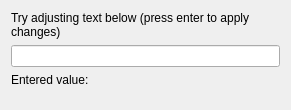
<?xml version="1.0" encoding="UTF-8"?>
<ui version="4.0">
 <class>Form</class>
 <widget class="QWidget" name="Form">
  <property name="geometry">
   <rect>
    <x>0</x>
    <y>0</y>
    <width>291</width>
    <height>110</height>
   </rect>
  </property>
  <property name="windowTitle">
   <string>Form</string>
  </property>
  <layout class="QVBoxLayout" name="verticalLayout">
   <item>
    <widget class="QLabel" name="label_2">
     <property name="sizePolicy">
      <sizepolicy hsizetype="Preferred" vsizetype="Minimum">
       <horstretch>0</horstretch>
       <verstretch>0</verstretch>
      </sizepolicy>
     </property>
     <property name="text">
      <string>Try adjusting text below (press enter to apply changes)</string>
     </property>
     <property name="wordWrap">
      <bool>true</bool>
     </property>
    </widget>
   </item>
   <item>
    <widget class="CLineEdit" name="CLineEdit">
     <property name="channel" stdset="0">
      <string notr="true">DemoDevice/Settings#Demo</string>
     </property>
    </widget>
   </item>
   <item>
    <layout class="QFormLayout" name="formLayout">
     <item row="0" column="0">
      <widget class="QLabel" name="label">
       <property name="text">
        <string>Entered value:</string>
       </property>
      </widget>
     </item>
     <item row="0" column="1">
      <widget class="CLabel" name="CLabel">
       <property name="channel" stdset="0">
        <string notr="true">DemoDevice/Settings#Demo</string>
       </property>
      </widget>
     </item>
    </layout>
   </item>
  </layout>
 </widget>
 <customwidgets>
  <customwidget>
   <class>PyDMLabel</class>
   <extends>QLabel</extends>
   <header>pydm.widgets.label</header>
  </customwidget>
  <customwidget>
   <class>PyDMLineEdit</class>
   <extends>QLineEdit</extends>
   <header>pydm.widgets.line_edit</header>
  </customwidget>
  <customwidget>
   <class>CLineEdit</class>
   <extends>PyDMLineEdit</extends>
   <header>comrad.widgets.inputs</header>
  </customwidget>
  <customwidget>
   <class>CLabel</class>
   <extends>PyDMLabel</extends>
   <header>comrad.widgets.indicators</header>
  </customwidget>
 </customwidgets>
 <resources/>
 <connections/>
</ui>
